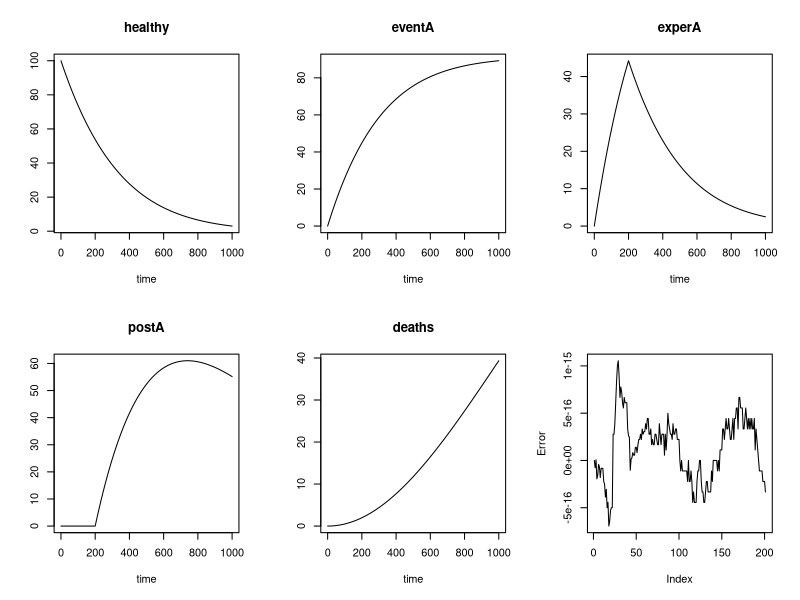

This chart was generated by the following R code:
# This little bit of code is a minimal example of an event with a finite duration
# It creates a delay-differential

library(deSolve)

###################################
# Main model parameters
params <- c(
  alpha = 0.3,
  beta  = 0.01
)

# Incoming Event Rate from healthy population
f <- function(t, params) with(as.list(params), alpha)
# Death function
g <- function(t, params) with(as.list(params), beta*t)
G <- function(t, params) integrate(function(x) g(x, params), lower=max(t-2,0), upper=t)$value


###################################
# Numerical Delay Differential Equation
DelayTest <- function(t, y, params)
{
  with(as.list(c(y, params)), {
    finished <- if(t < 2) 0 else lagderiv(t-2, 2)*exp(-G(t, params))
    
    list(
      c(
        healthy  = -(f(t, params)+g(t, params))*healthy,
        eventA   = f(t, params)*healthy,
        experA   = f(t, params)*healthy -g(t, params)*experA - finished,
        postA    = finished - g(t, params)*postA,
        deaths   = g(t, params)*(healthy+experA+postA)
      )
    )
  })
}

yinit <- c(healthy=1, eventA=0, experA=0, postA=0, deaths=0)

times <- seq(0, 10, by=1/20)  # units of years, increments of days, everyone dies after 120, so simulation is cut short
print(system.time(out <- dede(yinit, times, DelayTest, params)))
plot(100*out)
plot(1 - out[,'healthy'] - out[,'deaths'] - out[,'experA'] - out[,'postA'], typ='l', ylab="Error")
